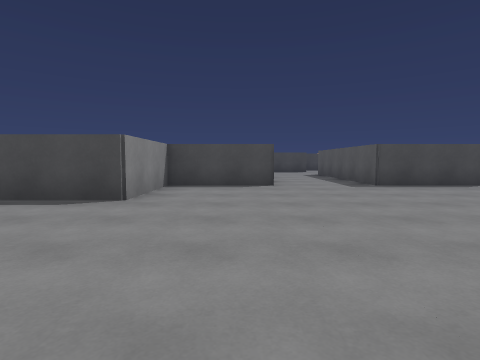
view 1 (above)

24 first-person views from a walk through a scene from a Unity 3-D project. The camera is 1.2 m above the floor, tilts 4° down and sees 80° across. The floor is counted in squares, 2 m on a side. Each view is taken from the middle of a square. On the plan, view 1 faces up. The plan holds only what a view shows up to about 9 squares ahead; the rest is blank. The place goes on beyond the plan. The player character is not drawn. Surface patterns are stand-ins for the level's own textures.

view 2
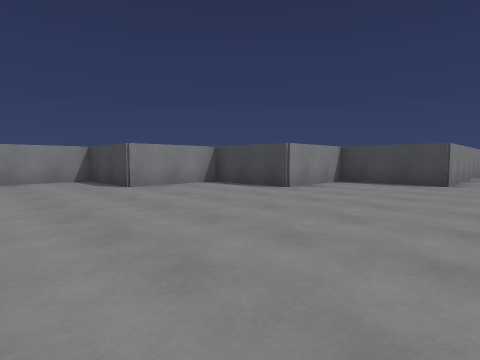

view 3
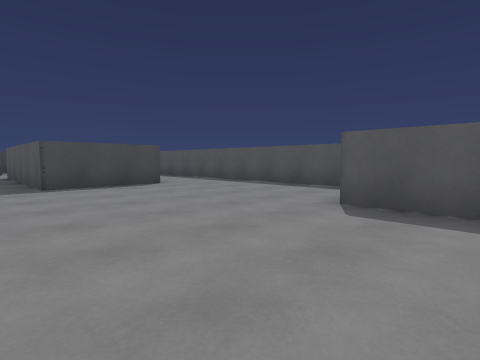

view 4
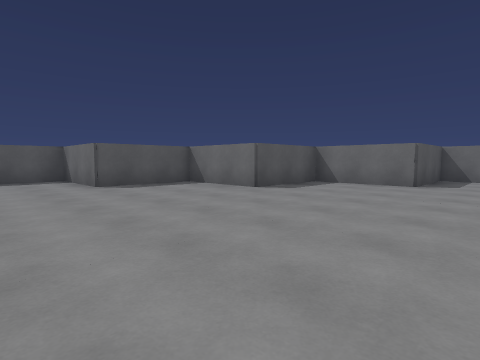

view 5
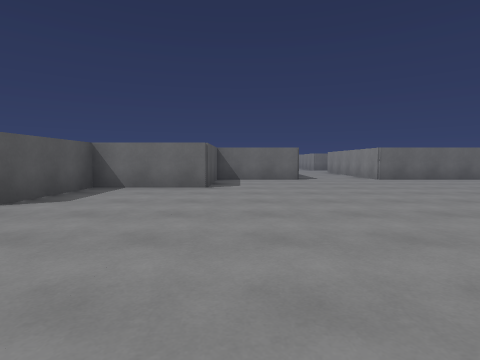

view 6
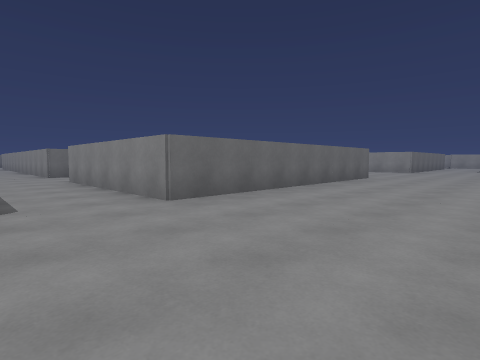

view 7
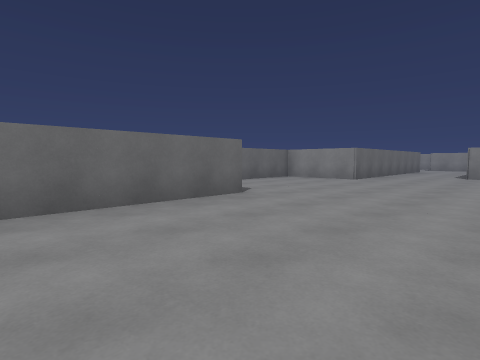

view 8
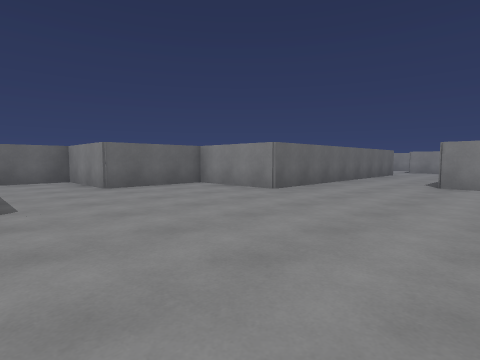

view 9
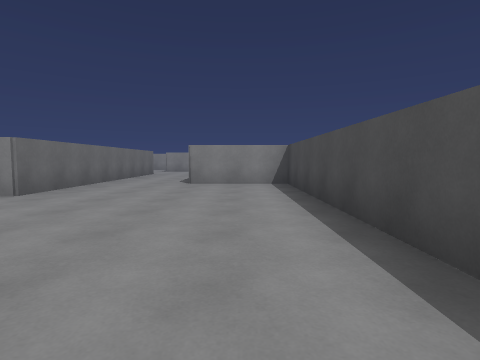

view 10
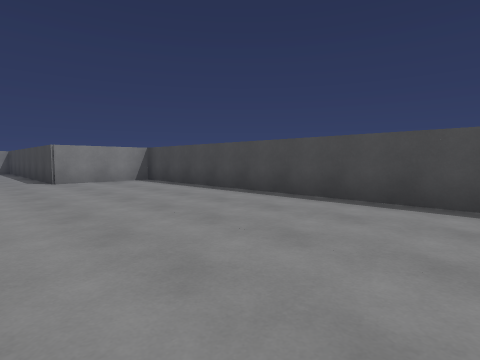

view 11
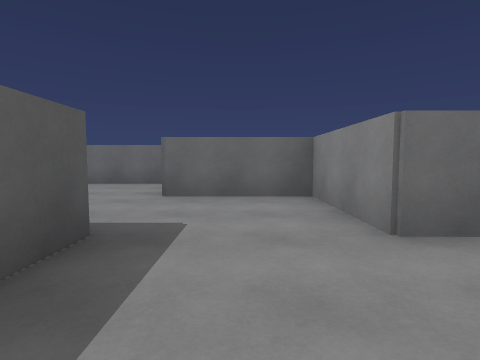

view 12
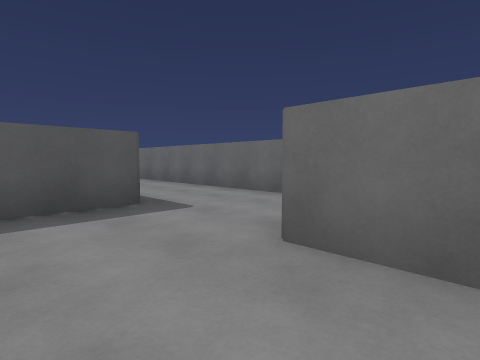

view 13
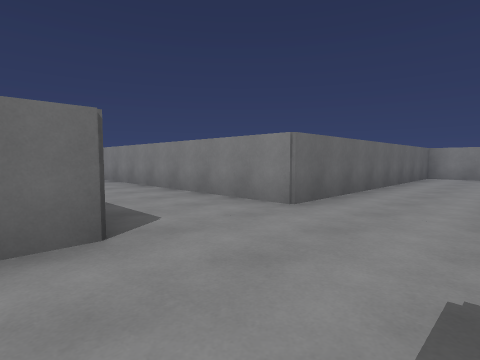

view 14
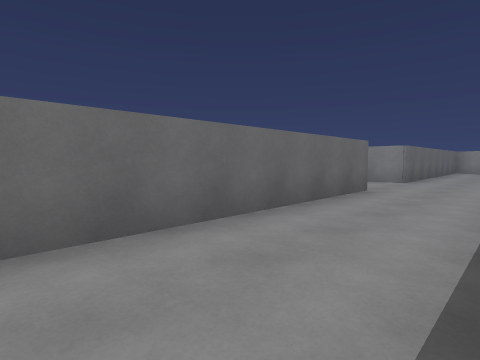

view 15
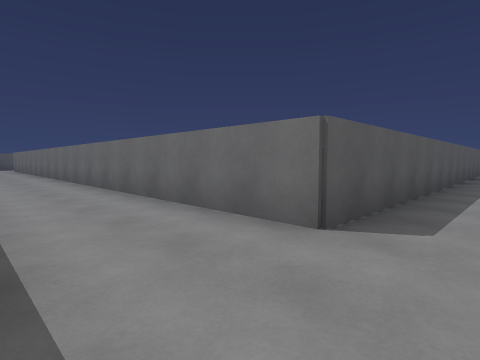

view 16
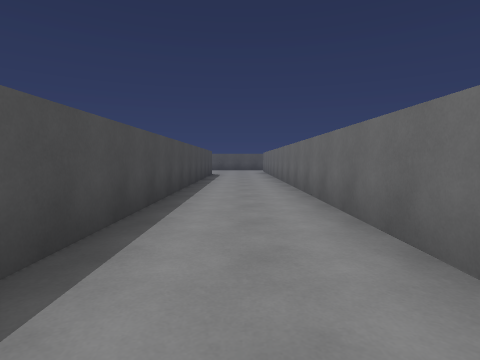

view 17
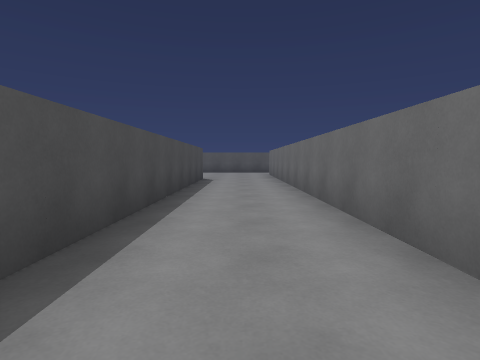

view 18
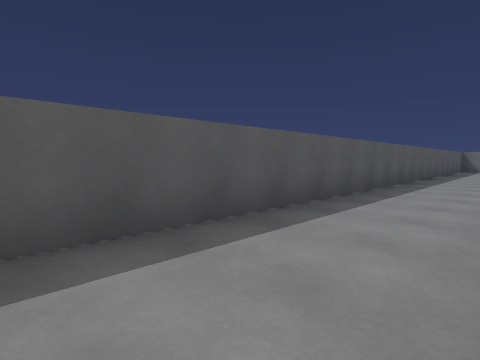

view 19
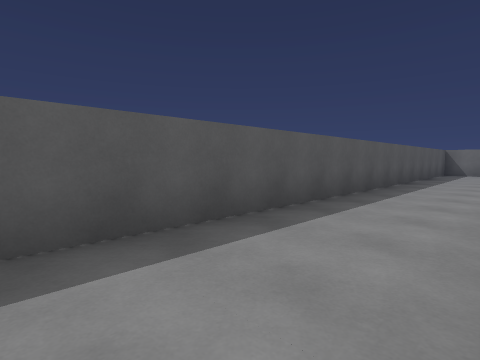

view 20
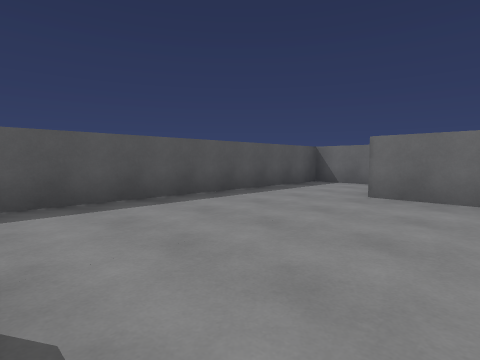

view 21
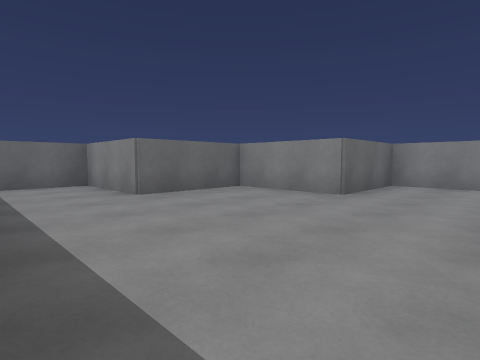

view 22
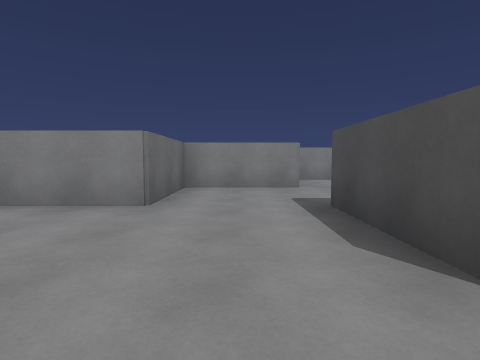

view 23
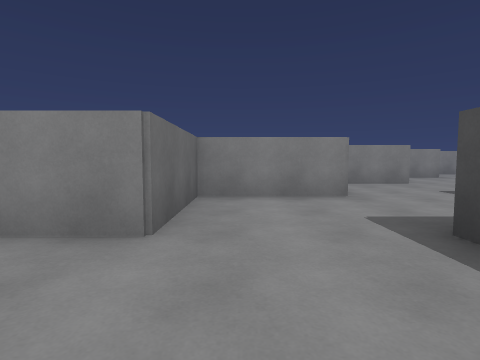

view 24
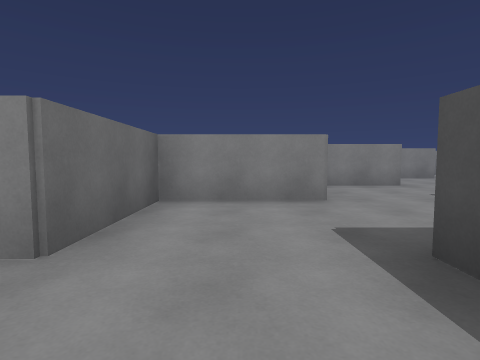

### Floor plan
Points are (right, up) in squares from view 1. A wall is a line through its corners. A room is listed if a view was taken in it or the views show most of it. See-through windows are left out.
Room 1 (views 1, 2, 3, 4, 5, 6, 7, 8, 9, 10, 11, 12, 13, 14, 15, 16, 17, 18, 19, 20, 21, 22, 23)
walls: (-1.9, -5.7) (0.7, -5.7) (0.7, -3.2) (3.2, -3.2) (3.2, -0.7) (5.7, -0.7) (5.7, 1.8) (8.2, 1.8) (8.2, 6.6); (-9.3, -10.9) (-9.3, -9.2); (-11.8, -5.7) (-4.2, -5.7) (-4.2, -10.8); (-11.8, -8.2) (-11.8, -7.4); (-11.2, -0.8) (-19.2, -0.8) (-19.2, -3.3) (-22.1, -3.3); (-11.7, -11.9) (-11.7, -13.2) (-4.2, -13.2) (-4.2, -20); (10.5, -10.8) (2.4, -10.8); (5.9, 6.7) (3.2, 6.7) (3.2, 11.6); (0.8, 10.6) (0.8, 6.7) (-1.7, 6.7) (-1.7, 4.2) (-4.2, 4.2) (-4.2, 1.7) (-6.7, 1.7) (-6.7, -0.2); (-21.1, -5.7) (-16.7, -5.7) (-16.7, -8.2) (-14.2, -8.2) (-14.2, -10.7) (-11.6, -10.7); (-4.4, -25.8) (-6.7, -25.8); (-9.2, -25.7) (-9.2, -28.2) (-6.7, -28.2) (-6.7, -30.7) (-4.2, -30.7) (-4.2, -33.2) (-1.8, -33.2) (-1.8, -13.2) (10.5, -13.2)
ways out: opening at (-9.5, -24.5) to room 2
Room 2 (view 24)
walls: (-14.2, -20.6) (-14.2, -23.2) (-11.7, -23.2) (-11.7, -25.7) (-9.2, -25.7)
ways out: opening at (-9.5, -24.5) to room 1; opening at (-14, -19.5)

Positions as (right, up) in squares from view 1, and headings:
1: (0, 0), facing up
2: (2, -1), facing up-left
3: (2, 0), facing up-right
4: (-1, 4), facing down-right
5: (0, 3), facing down
6: (-2, -2), facing down-left
7: (-8, -2), facing down-left
8: (-12, -2), facing down-left
9: (-12, -2), facing left
10: (-11, -5), facing up-left
11: (-13, -6), facing down
12: (-13, -9), facing down-right
13: (-1, -11), facing down-left
14: (4, -11), facing down-left
15: (-3, -11), facing down-right
16: (1, -12), facing right
17: (4, -12), facing right
18: (-4, -16), facing down-right
19: (-4, -20), facing down-right
20: (-6, -26), facing down-right
21: (-2, -26), facing down-left
22: (-3, -27), facing left
23: (-7, -25), facing left
24: (-10, -22), facing left
